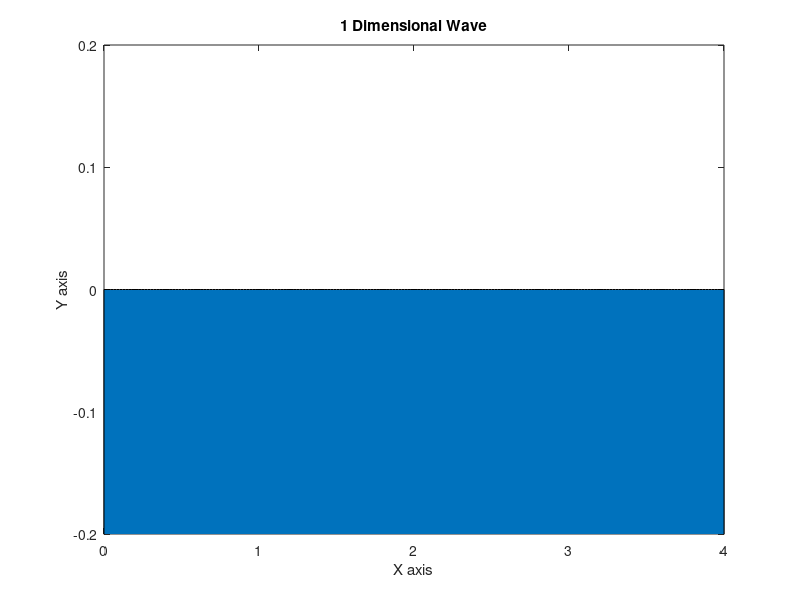

MATLAB code for this plot: (Note: this script raises an error after producing the figure.)
% Fiona Pigott
% Chris Miller
% Dustin Martin

% Solve the 1-D wave equation subject to
% a*u + b*(du/dx) = c on the right
% moving boundary condition on left
% -------------------------------------------

clear all
close all
clc

nFrames = 800;                % number of frames in the movie

c = 1;                        % set physical parameters
deltaT = 0.02;
deltaX = 0.02;
lamb = (c*deltaT/deltaX)^2;
alpha = 0;
beta = 1;
gamma = 0;

xRight = 4;                   % calculate x node locations
x = linspace(0, xRight, (xRight/deltaX +1) );
n = length(x);


uInit = zeros(1,n);            % set values for uInit, uCur and uFut
uCur  = uInit;
uFut  = uCur;


water = area(x,uInit); xlabel('X axis'), ylabel('Y axis'),
               title('1 Dimensional Wave'), axis([0 xRight -.2 .2])
               set(water,'BaseValue',-1);
drawnow

   
[h, hx] = depth1D(x);

                             % set left spatial boundary value
uCur(1) = leftBoundary1D(1, deltaT);
for i = 2 : n  
 
    % calculate the first time-step
    if i == n
        if beta == 0
            uCur(n) = gamma/alpha;
        else
            phantom = rightBoundary(n, alpha, beta, gamma, deltaX, uCur);
            uCur(n) =( lamb*((uInit(i-1)-2*uInit(i)+phantom)*h(i) +...
                hx(i)*deltaX*.5*(phantom-uInit(i-1)))-uInit(i)+phantom)*-.5;
        end
    else
        uCur(i) = ( lamb*((uInit(i-1)-2*uInit(i)+uInit(i+1))*h(i) +...
            hx(i)*deltaX*.5*(uInit(i+1)-uInit(i-1)))-uInit(i)+uInit(i+1))*-.5;
    end
end

water = area(x,uCur); xlabel('X axis'), ylabel('Y axis'),
              title('1 Dimensional Wave'), axis([0 xRight -.2 .2])
              set(water,'BaseValue',-1);
drawnow

                               % and the rest of the time steps...
for k = 2 : nFrames   
    
      uFut(1) = leftBoundary1D(k, deltaT);
      
      for i = 2 : n
       
          if i == n
              if beta == 0
                  uFut(n) = gamma/alpha;
              else
                  phantom = rightBoundary(n, alpha, beta, gamma, deltaX, uCur);
                  uFut(n) = lamb*((uCur(i-1)-2*uCur(i)+phantom)*h(i) +...
                      hx(i)*deltaX*((phantom-uCur(i-1))/2)) - uInit(i) + 2*uCur(i);
              end
          else
              uFut(i) = lamb*((uCur(i-1)-2*uCur(i)+uCur(i+1))*h(i) +...
                  hx(i)*deltaX*((uCur(i+1)-uCur(i-1))/2)) - uInit(i) + 2*uCur(i);
          end
          
          if k > 50
              uFut(1) = uCur(2);
          end
          
      end
      water = area(x,uFut); xlabel('X axis'), ylabel('Y axis'),
                    title('1 Dimensional Wave'), axis([0 xRight -.2 .2])
                    set(water,'BaseValue',-1)
      drawnow

      uInit = uCur;            % update u values
      uCur  = uFut;
end

